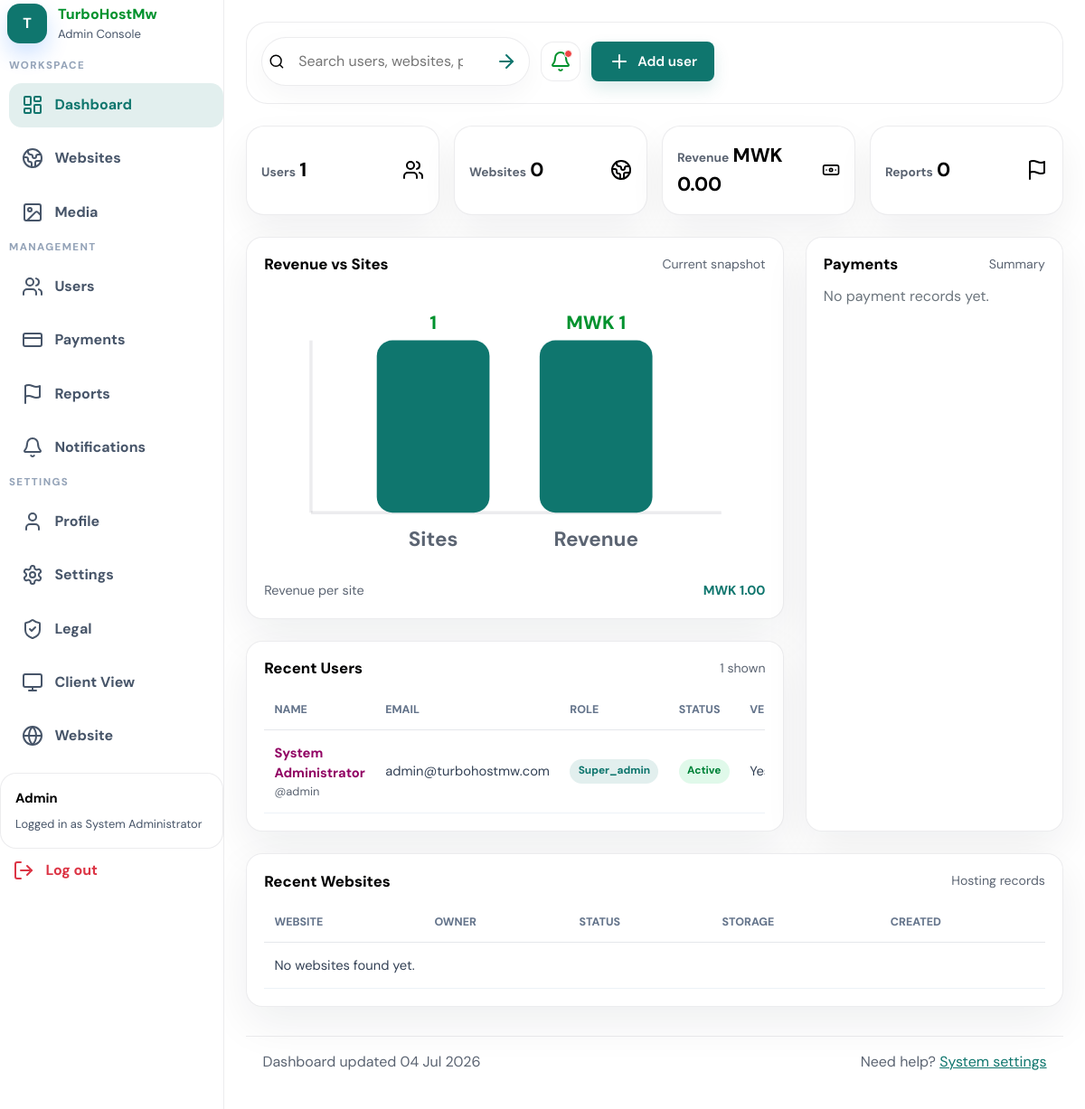
The page /admin (signed in) on the database its author committed.
### tables this page shows
CREATE TABLE users (
    id INT AUTO_INCREMENT PRIMARY KEY,
    fullname VARCHAR(150) NOT NULL,
    username VARCHAR(50) UNIQUE NOT NULL,
    email VARCHAR(150) UNIQUE NOT NULL,
    phone VARCHAR(30),
    country VARCHAR(100),
    password VARCHAR(255) NOT NULL,
    avatar VARCHAR(255) DEFAULT 'default.png',
    bio VARCHAR(500) NULL,
    role ENUM('user', 'premium', 'moderator', 'admin', 'super_admin') DEFAULT 'user',
    account_status ENUM('active', 'pending', 'suspended', 'banned') DEFAULT 'pending',
    email_verified BOOLEAN DEFAULT FALSE,
    created_at TIMESTAMP DEFAULT CURRENT_TIMESTAMP,
    updated_at TIMESTAMP DEFAULT CURRENT_TIMESTAMP ON UPDATE CURRENT_TIMESTAMP
);

### app/Core/View.php (called while the page is built, shortened)
<?php
class View
{
    public static function render(string $view, array $data = [], string $layout = 'layouts/main'): string
    {
        $viewPath = APP_PATH . DIRECTORY_SEPARATOR . 'Views' . DIRECTORY_SEPARATOR . $view . '.php';
        extract($data, EXTR_SKIP);
        require $viewPath;
        return ob_get_clean();
    }
}

### app/Controllers/AdminController.php (called while the page is built, shortened)
<?php
class AdminController extends Controller
{
    public function dashboard(): void
    {
        $repository = new AdminRepository();
        $this->view('admin/dashboard', [
            'title' => 'Admin Dashboard',
            'stats' => $repository->stats(),
            'recentUsers' => $repository->recentUsers(),
            'recentWebsites' => $repository->recentWebsites(),
            'paymentSummary' => $repository->paymentSummary(),
        ], 'layouts/admin');
    }
}

### app/Core/App.php (called while the page is built, shortened)
<?php
class App
{
    public function run(): void
    {
        $config = require __DIR__ . '/../Config/app.php';
        $routes = require __DIR__ . '/../Config/routes.php';
        Router::dispatch(
            $_SERVER['REQUEST_URI'] ?? '/',
            $_SERVER['REQUEST_METHOD'] ?? 'GET',
            $routes,
            $config
        );
    }
}

### public/index.php (called while the page is built, shortened)
<?php
$app = new App\Core\App();
$app->run();

### app/Models/AdminRepository.php (called while the page is built, shortened)
<?php
class AdminRepository
{
    private PDO $database;
    public function __construct(?PDO $database = null)
    {
        $this->database = $database ?? Database::connection();
    }
    public function recentUsers(int $limit = 8): array
    {
        $statement = $this->database->prepare(
            'SELECT id, fullname, username, email, role, account_status, email_verified, created_at
             FROM users
             ORDER BY created_at DESC
             LIMIT :limit'
        );
        $statement->bindValue('limit', $limit, PDO::PARAM_INT);
        $statement->execute();
        return $statement->fetchAll();
    }
}

### app/Core/Database.php (called while the page is built, shortened)
<?php
final class Database
{
    private static ?PDO $connection = null;
    public static function connection(): PDO
    {
        if (self::$connection instanceof PDO) {
            return self::$connection;
        }
        $config = require APP_PATH . DIRECTORY_SEPARATOR . 'Config' . DIRECTORY_SEPARATOR . 'database.php';
        self::$connection = new PDO(
            $config['dsn'],
            $config['username'],
            $config['password'],
            $config['options']
        );
        return self::$connection;
    }
}

### app/Views/admin/dashboard.php (the view, shortened to what this page needs)
<div class="admin-pro-shell">
  <?php $active = 'dashboard'; include APP_PATH . '/Views/admin/partials/sidebar.php'; ?>
  <section class="admin-pro-main">
    <header class="admin-pro-topbar">
      <div class="admin-pro-topbar-right">
        <form class="admin-pro-search" action="<?= htmlspecialchars(($app['base_url'] ?? '') . '/admin/users', ENT_QUOTES, 'UTF-8') ?>" method="GET">
          <i data-lucide="search"></i>
          <input type="search" name="q" placeholder="Search users, websites, payments" aria-label="Search admin" />
          <button type="submit"><i data-lucide="arrow-right"></i></button>
        </form>
        <button type="button" class="admin-pro-icon-btn" aria-label="Notifications">
          <i data-lucide="bell"></i>
          <span class="icon-badge"></span>
        </button>
        <a class="btn btn-primary btn-sm" href="<?= htmlspecialchars(($app['base_url'] ?? '') . '/admin/users', ENT_QUOTES, 'UTF-8') ?>">
          <i data-lucide="plus"></i> Add user
        </a>
      </div>
    </header>
    <div class="admin-pro-summary-panel">
      <div class="admin-pro-card">
        <div>
          <span>Users</span>
          <strong><?= number_format($stats['users']) ?></strong>
        </div>
        <i data-lucide="users"></i>
      </div>
      <div class="admin-pro-card">
        <div>
          <span>Websites</span>
          <strong><?= number_format($stats['websites']) ?></strong>
        </div>
        <i data-lucide="globe-2"></i>
      </div>
      <div class="admin-pro-card">
        <div>
          <span>Revenue</span>
          <strong>MWK <?= number_format($stats['paid_revenue'], 2) ?></strong>
        </div>
        <i data-lucide="banknote"></i>
      </div>
      <div class="admin-pro-card">
        <div>
          <span>Reports</span>
          <strong><?= number_format($stats['reports']) ?></strong>
        </div>
        <i data-lucide="flag"></i>
      </div>
    </div>
    <?php
      $siteValue = max(1, (int) ($stats['websites'] ?? 0));
      $revenueValue = max(1.0, (float) ($stats['paid_revenue'] ?? 0));
      $chartMax = max($siteValue, $revenueValue);
      $siteHeight = 110 * min(1, $siteValue / $chartMax);
      $revenueHeight = 110 * min(1, $revenueValue / $chartMax);
      $revenuePerSite = $siteValue > 0 ? $revenueValue / $siteValue : 0;
    ?>
    <div class="row g-4">
      <div class="col-xl-8">
        <div class="admin-pro-card mb-4">
          <div class="admin-pro-card-head">
            <h2>Revenue vs Sites</h2>
            <span>Current snapshot</span>
          </div>
          <div class="revenue-sites-chart">
            <svg viewBox="0 0 320 180" role="img" aria-label="Revenue versus number of sites chart">
              <line x1="30" y1="145" x2="292" y2="145" stroke="var(--surface-border, #dbe3ee)" stroke-width="2" />
              <line x1="30" y1="35" x2="30" y2="145" stroke="var(--surface-border, #dbe3ee)" stroke-width="2" />
              <rect x="72" y="<?= 145 - $siteHeight ?>" width="72" height="<?= $siteHeight ?>" rx="10" fill="var(--app-primary, #0d6efd)" />
              <rect x="176" y="<?= 145 - $revenueHeight ?>" width="72" height="<?= $revenueHeight ?>" rx="10" fill="var(--app-secondary, #00b4d8)" />
              <text x="108" y="166" text-anchor="middle" class="chart-label">Sites</text>
              <text x="212" y="166" text-anchor="middle" class="chart-label">Revenue</text>
              <text x="108" y="<?= 138 - $siteHeight ?>" text-anchor="middle" class="chart-value"><?= number_format($siteValue) ?></text>
              <text x="212" y="<?= 138 - $revenueHeight ?>" text-anchor="middle" class="chart-value">MWK <?= number_format($revenueValue, 0) ?></text>
            </svg>
            <div class="chart-footnote">
              <span>Revenue per site</span>
              <strong>MWK <?= number_format($revenuePerSite, 2) ?></strong>
            </div>
          </div>
        </div>
        <div class="admin-pro-card">
          <div class="admin-pro-card-head">
            <h2>Recent Users</h2>
            <span><?= count($recentUsers) ?> shown</span>
          </div>
          <div class="table-responsive">
            <table class="admin-pro-table">
              <thead>
                <tr>
                  <th>Name</th>
                  <th>Email</th>
                  <th>Role</th>
                  <th>Status</th>
                  <th>Verified</th>
                </tr>
              </thead>
              <tbody>
                <?php foreach ($recentUsers as $user): ?>
                  <tr>
                    <td>
                      <strong><?= htmlspecialchars($user['fullname'], ENT_QUOTES, 'UTF-8') ?></strong>
                      <small>@<?= htmlspecialchars($user['username'], ENT_QUOTES, 'UTF-8') ?></small>
                    </td>
                    <td><?= htmlspecialchars($user['email'], ENT_QUOTES, 'UTF-8') ?></td>
                    <td><span class="status-chip"><?= htmlspecialchars($user['role'], ENT_QUOTES, 'UTF-8') ?></span></td>
                    <td><span class="status-chip <?= htmlspecialchars($user['account_status'], ENT_QUOTES, 'UTF-8') ?>"><?= htmlspecialchars($user['account_status'], ENT_QUOTES, 'UTF-8') ?></span></td>
                    <td><?= ((int) $user['email_verified']) === 1 ? 'Yes' : 'No' ?></td>
                  </tr>
                <?php endforeach; ?>
              </tbody>
            </table>
          </div>
        </div>
      </div>
      <div class="col-xl-4">
        <div class="admin-pro-card h-100">
          <div class="admin-pro-card-head">
            <h2>Payments</h2>
            <span>Summary</span>
          </div>
          <div class="admin-pro-summary-list">
            <?php if ($paymentSummary === []): ?>
              <p class="text-secondary mb-0">No payment records yet.</p>
            <?php endif; ?>
          </div>
        </div>
      </div>
      <div class="col-12">
        <div class="admin-pro-card">
          <div class="admin-pro-card-head">
            <h2>Recent Websites</h2>
            <span>Hosting records</span>
          </div>
          <div class="table-responsive">
            <table class="admin-pro-table">
              <thead>
                <tr>
                  <th>Website</th>
                  <th>Owner</th>
                  <th>Status</th>
                  <th>Storage</th>
                  <th>Created</th>
                </tr>
              </thead>
              <tbody>
                <?php if ($recentWebsites === []): ?>
                  <tr><td colspan="5">No websites found yet.</td></tr>
                <?php endif; ?>
              </tbody>
            </table>
          </div>
        </div>
      </div>
    </div>
    <footer class="admin-pro-footer">
      <span>Dashboard updated <?= htmlspecialchars(date('d M Y'), ENT_QUOTES, 'UTF-8') ?></span>
      <span>Need help? <a href="<?= htmlspecialchars(($app['base_url'] ?? '') . '/admin/settings', ENT_QUOTES, 'UTF-8') ?>">System settings</a></span>
    </footer>
  </section>
</div>

### rows shown on the page
users: fullname "System Administrator", username "admin", email "admin@turbohostmw.com", role "Super_admin", account_status "Active", email_verified "Yes"

### other values the page prints
$stats['users'] "1"
$stats['websites'] "0"
$stats['paid_revenue'] "0.00"
$stats['reports'] "0"
$siteValue "1"
$revenueValue "1"
$revenuePerSite "1.00"
count($recentUsers) "1"
